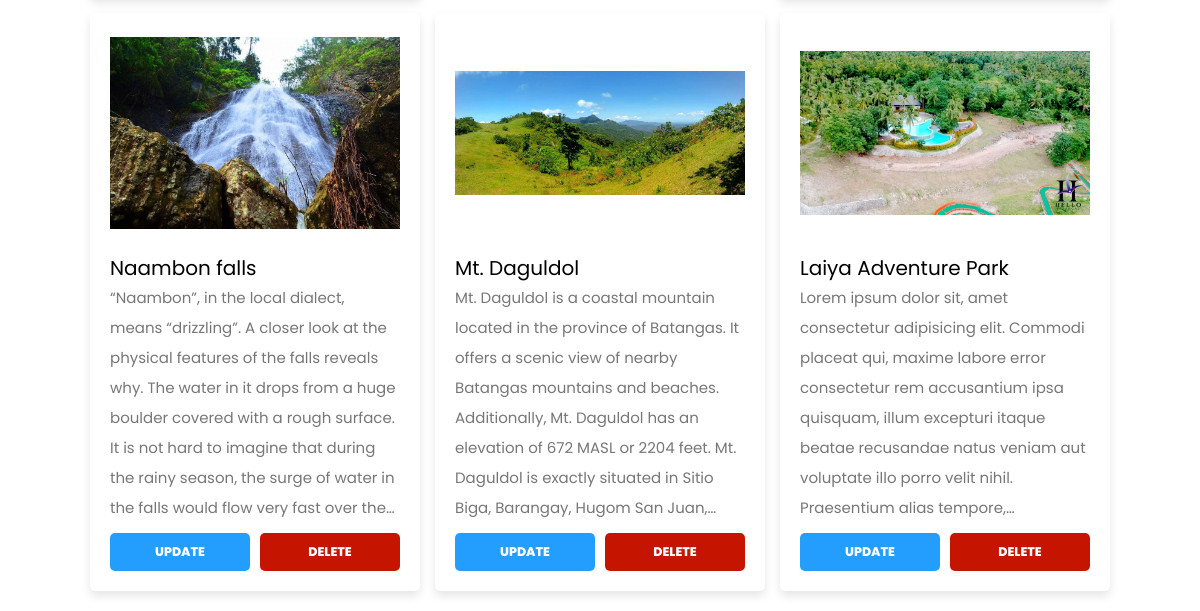
Page /admin/at-content.php (signed in, lower part) on the earlier database version.
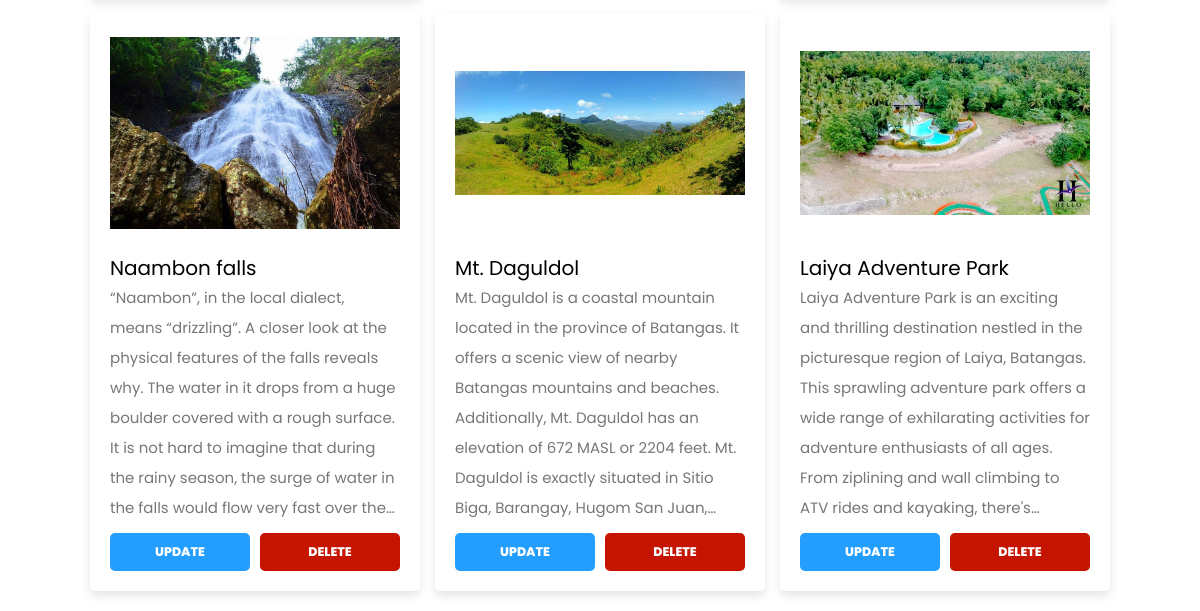
Same page on the later database version.
### tables this page shows
CREATE TABLE `attractions` (
  `id` int(11) NOT NULL,
  `place_name` varchar(100) NOT NULL,
  `location` varchar(100) NOT NULL,
  `details` varchar(1000) NOT NULL,
  `fb_link` varchar(300) NOT NULL,
  `ig_link` varchar(50) NOT NULL,
  `web_link` varchar(100) NOT NULL,
  `gmail_link1` varchar(100) NOT NULL,
  `gmail_link2` varchar(100) NOT NULL,
  `phone_link1` varchar(20) NOT NULL,
  `phone_link2` varchar(20) NOT NULL,
  `map_link` varchar(100) NOT NULL,
  `embedded_map` varchar(1000) NOT NULL,
  `img1` varchar(100) NOT NULL,
  `img2` varchar(100) NOT NULL,
  `img3` varchar(100) NOT NULL,
  `img4` varchar(100) NOT NULL,
  `img5` varchar(100) NOT NULL,
  `views` int(50) NOT NULL,
  `search` varchar(1500) NOT NULL
);

### admin/at-content.php (the view, shortened to what this page needs)
<?php
include '../components/connect.php';
?>
<!DOCTYPE html>
<html lang="en">
<head>
   <link rel="stylesheet" href="https://cdnjs.cloudflare.com/ajax/libs/font-awesome/6.1.1/css/all.min.css">
   <link rel="stylesheet" href="../css/admin_style.css">
</head>
<body>
<section class="show-products">
   <div class="box-container">
   <?php
      $select_contents = $conn->prepare("SELECT * FROM `attractions`");
      $select_contents->execute();
      if($select_contents->rowCount() > 0){
         while($fetch_contents = $select_contents->fetch(PDO::FETCH_ASSOC)){
   ?>
   <div class="box">
      <img src="../img/tourist/<?= $fetch_contents['img1']; ?>" alt="">
      <div class="name"><?= $fetch_contents['place_name']; ?></div>
      <div class="details"><span><?= $fetch_contents['details']; ?></span></div>
      <div class="flex-btn">
         <a href="at-update.php?update=<?= $fetch_contents['id']; ?>" class="option-btn">update</a>
         <a href="at-content.php?delete=<?= $fetch_contents['id']; ?>" class="delete-btn" onclick="return confirm('delete this content?');">delete</a>
      </div>
   </div>
   <?php
         }
      }else{
         echo '<p class="empty">no contents added yet!</p>';
      }
   ?>
   </div>
</section>
</body>
</html>

Differences in the rows shown:
changed attractions "Laiya Adventure Park": details "Lorem ipsum dolor sit, amet consectetur adipisicing elit. Commodi placeat qui, maxime labore error consectetur rem accusantium ipsa quisquam, illum excepturi itaque beatae recusandae natus veniam aut voluptate illo porro velit nihil. Praesentium alias…" → "Laiya Adventure Park is an exciting and thrilling destination nestled in the picturesque region of Laiya, Batangas. This sprawling adventure park offers a wide range of exhilarating activities for adventure enthusiasts of all ages. From ziplining and wall climbing to ATV rides and kayaking,…"
